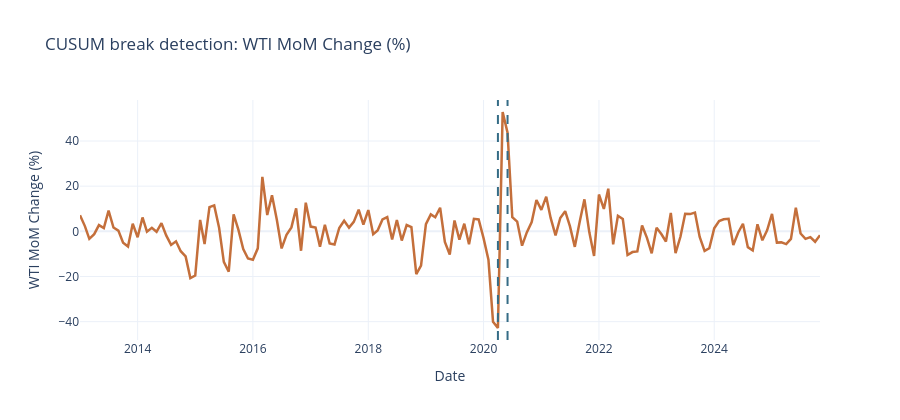

The notebook cell saved with this chart:
### Code cell
plot_series_with_breaks(
    cusum_results["wti_mom_pct"]["frame"],
    cusum_results["wti_mom_pct"]["breaks"],
    "wti_mom_pct",
    cusum_results["wti_mom_pct"]["label"],
)

### Figure 1 — Plotly figure (JSON) as saved in the notebook; plotly's stock layout.template omitted (floating-point values rounded to 4 significant figures; data arrays with more than 128 entries replaced by an {"elided": "..."} marker saying what was removed)
{"data": [{"line": {"color": "#c46f3b", "width": 2.5}, "mode": "lines", "name": "WTI MoM Change (%)", "type": "scatter", "x": {"elided": "155 str values"}, "y": {"elided": "155 float values"}}], "layout": {"height": 420, "shapes": [{"line": {"color": "#356c86", "dash": "dash"}, "type": "line", "x0": "2020-04-01T00:00:00", "x1": "2020-04-01T00:00:00", "xref": "x", "y0": 0, "y1": 1, "yref": "paper"}, {"line": {"color": "#356c86", "dash": "dash"}, "type": "line", "x0": "2020-06-01T00:00:00", "x1": "2020-06-01T00:00:00", "xref": "x", "y0": 0, "y1": 1, "yref": "paper"}], "title": {"text": "CUSUM break detection: WTI MoM Change (%)"}, "xaxis": {"title": {"text": "Date"}}, "yaxis": {"title": {"text": "WTI MoM Change (%)"}}}}
